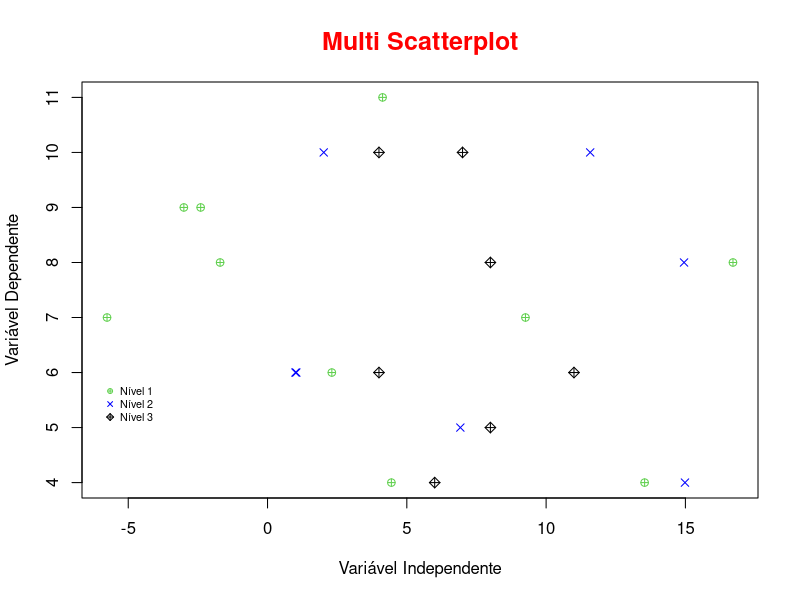

R code for this plot:
# Scatterplots

# Obs: Caso tenha problemas com a acentuação, consulte este link:
# https://support.rstudio.com/hc/en-us/articles/200532197-Character-Encoding

# Configurando o diretório de trabalho
# Coloque entre aspas o diretório de trabalho que você está usando no seu computador
# Não use diretórios com espaço no nome
setwd("/{caminho/no/seu/computador}/bloco_3_R_meneracao_de_dados")
getwd()

# Define os dados
set.seed(67)
x = rnorm(10,5,7)
y = rpois(10,7)
z = rnorm(10,6,7)
t = rpois(10,9)


# Cria o Plot
plot(x, y, col = 123, pch = 10, main = "Multi Scatterplot",
     col.main = "red", cex.main = 1.5, xlab = "Variável Independente", 
     ylab = "Variável Dependente")

# Adiciona outros dados 
points(z, t, col = "blue", pch = 4)

# Adiciona outros dados 
points(y, t, col = 777, pch = 9)

# Cria legenda
legend(-6,5.9, legend = c("Nível 1", "Nível 2", "Nível 3"),
       col = c(123, "blue", 777), pch = c(10,4,9),
       cex = 0.65, bty = "n")




